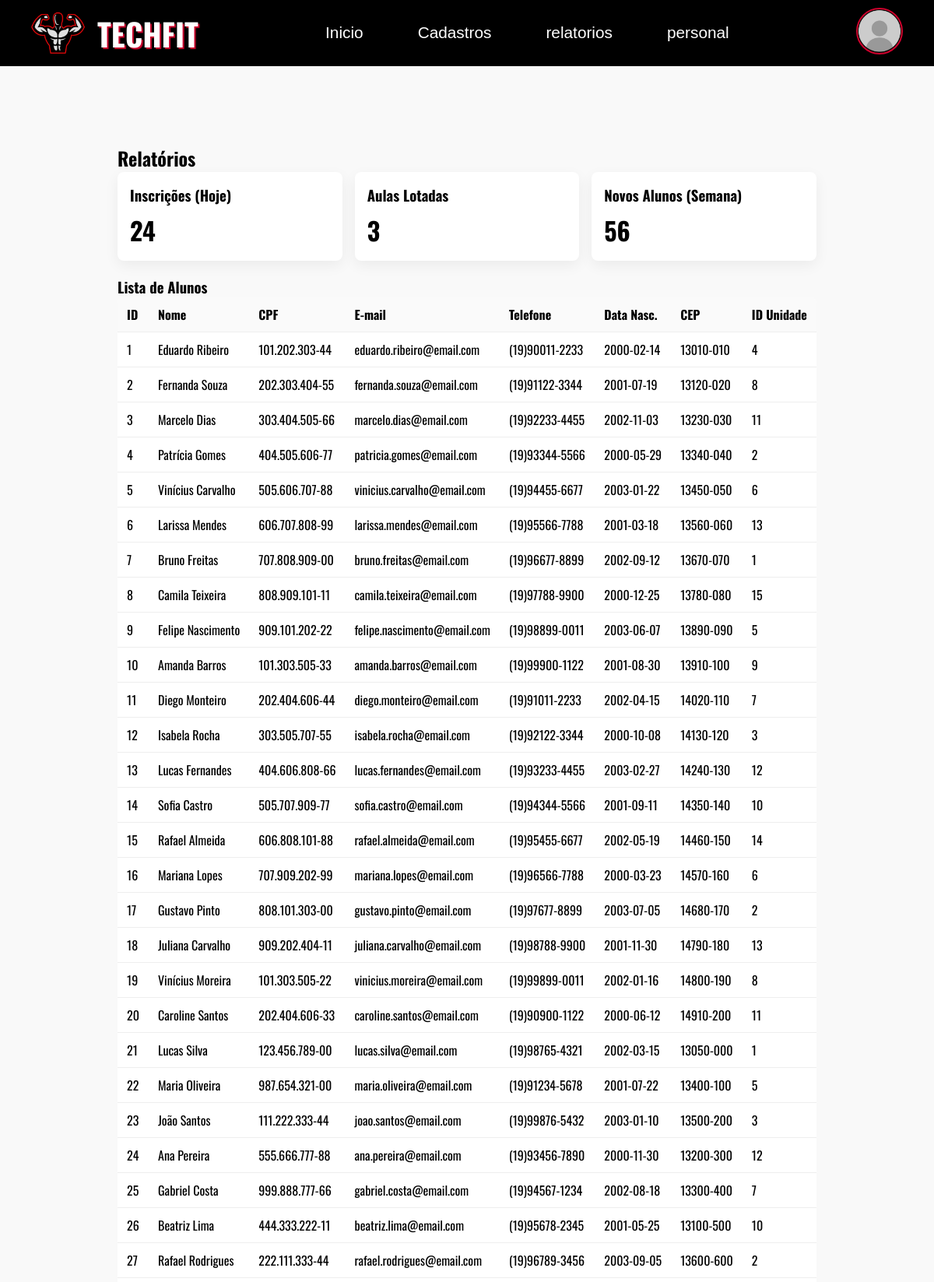
The page /src/Pagina_ADM_Relatorios/index.php (upper part) on the database its author committed.
### tables this page shows
CREATE TABLE Alunos (
	nome_aluno varchar(100) not null,
	cep_aluno varchar(9) not null,
	data_nascimento_aluno date not null,
	cpf_aluno varchar(14) not null,
	telefone_aluno varchar(14) not null,
	email_aluno varchar(50) not null,
	senha_aluno varchar(50) not null,
	id_aluno int not null PRIMARY KEY auto_increment,
	id_unidade int not null,
	CONSTRAINT fk_id_unidade FOREIGN KEY (id_unidade) REFERENCES Unidades (id_unidade)
);

### backend/connection.php (called while the page is built, shortened)
<?php
class Connection {
    private static $instancia = null;
    public static function getInstancia() {
        if(!self::$instancia) {
            try {
                $host = "localhost";
                $user = "root";
                $db = "techfit_academy";
                $password = "senaisp";
                $dns_server = "mysql:host=$host;dbname=$db;charset=utf8";
                self::$instancia = new PDO(
                    $dns_server,
                    $user,
                    $password
                );
                self::$instancia->setAttribute(PDO::ATTR_ERRMODE,PDO::ERRMODE_EXCEPTION);
            }
            catch(PDOException $e) {
                die("ERROR: ". $e->getMessage());
            }
        }
        return self::$instancia;
    }
}
?>

### backend/connTables.php (called while the page is built, shortened)
<?php
require_once "connection.php";
class ConnTables {
    private $conn;
    private String $table;
    public function __construct(String $table)
    {
        $this->conn = Connection::getInstancia();
        $this->table = $table;
    }
    public function select(){
        $stmt = $this->conn->prepare("SELECT * FROM {$this->table}");
        $stmt->execute();
        return $stmt->fetchAll(PDO::FETCH_ASSOC);
    }
    }
?>

### src/Pagina_ADM_Relatorios/index.php (the view, shortened to what this page needs)
<?php
require_once __DIR__ . "\\..\\..\\backend\\connTables.php";
$id = $_GET['id'];
try {
    $alunoTable = new ConnTables("Alunos");
    $alunos = $alunoTable->select();
} catch (\PDOException $e) {
    $alunos = [];
    $erroAlunos = "Erro ao buscar Alunos: " . $e->getMessage();
}
?>
<!DOCTYPE html>
<html lang="pt-br">
<head>
    <link rel="stylesheet" href="style.css">
</head>
<body>
    <header>
        <div class="logo-academia">
            <img src="/Arquivos/LogoTechFit-removebg-preview.png" alt="Logo-Academia">
            <h1>TECHFIT</h1>
        </div>
        <div class="secoes">
            <?php
                include_once __DIR__ . "\\..\\..\\utilitarios\\secaoAdm.php"
            ?>
        </div>
        <div class="func-perfil" id="func-perfil">
            <div class="perfil">
                <img class="botaoPerfil" id="botaoPerfil" src="/Arquivos/perfil-removebg-preview.png" alt="Foto_Perfil">
            </div>
        </div>
    </header>
    <main>
        <div class="container-relatorios">
            <h2>Relatórios</h2>
            <div class="cards">
                <div class="card">
                    <h3>Inscrições (Hoje)</h3>
                    <p class="big">24</p>
                </div>
                <div class="card">
                    <h3>Aulas Lotadas</h3>
                    <p class="big">3</p>
                </div>
                <div class="card">
                    <h3>Novos Alunos (Semana)</h3>
                    <p class="big">56</p>
                </div>
            </div>
            <div class="tabela-rel">
            <h3>Lista de Alunos</h3>
            <?php if (isset($erroAlunos)): ?>
                <p class="error"><?php echo $erroAlunos; ?></p>
            <?php else: ?>
                <table>
                    <thead>
                        <tr>
                            <th>ID</th>
                            <th>Nome</th>
                            <th>CPF</th>
                            <th>E-mail</th>
                            <th>Telefone</th>
                            <th>Data Nasc.</th>
                            <th>CEP</th>
                            <th>ID Unidade</th>
                        </tr>
                    </thead>
                    <tbody>
                        <?php if (!empty($alunos)):
                            foreach ($alunos as $aluno):
                        ?>
                            <tr>
                                <td><?php echo htmlspecialchars($aluno['id_aluno']); ?></td>
                                <td><?php echo htmlspecialchars($aluno['nome_aluno']); ?></td>
                                <td><?php echo htmlspecialchars($aluno['cpf_aluno']); ?></td>
                                <td><?php echo htmlspecialchars($aluno['email_aluno']); ?></td>
                                <td><?php echo htmlspecialchars($aluno['telefone_aluno']); ?></td>
                                <td><?php echo htmlspecialchars($aluno['data_nascimento_aluno']); ?></td>
                                <td><?php echo htmlspecialchars($aluno['cep_aluno']); ?></td>
                                <td><?php echo htmlspecialchars($aluno['id_unidade']); ?></td>
                            </tr>
                        <?php
                            endforeach;
                        else:
                        ?>
                            <tr>
                                <td colspan="8">Nenhum aluno encontrado no banco de dados.</td>
                            </tr>
                        <?php endif; ?>
                    </tbody>
                </table>
            <?php endif; ?>
        </div>
        </div>
    </main>
</body>
</html>

### utilitarios/secaoAdm.php (shortened to what this page needs)
<button onclick="inicioAdm('?id=<?=$id?>')">Inicio</button>
<button onclick="cadastroAdm('?id=<?=$id?>')">Cadastros</button>
<button onclick="relatorios('?id=<?=$id?>')">relatorios</button>
<button onclick="personais('?id=<?=$id?>')">personal</button>

### src/Pagina_ADM_Relatorios/style.css (style rules this page uses)
* { margin: 0; padding: 0; box-sizing: border-box; }
html { font-size: 16px; }
body { font-family: "Oswald", sans-serif; display: flex; flex-direction: column; min-height: 100vh; background-color: #f9f9f9; }
main { flex-grow: 1; display: flex; flex-direction: row; }
header { background-color: black; width: 100%; color: white; display: flex; align-items: center; justify-content: space-between; padding: 10px 40px; }
.logo-academia { display: flex; align-items: center; gap: 15px; }
.logo-academia img { width: 70px; height: auto; }
header h1 { font-size: 2.5rem; text-shadow: 2px 2px 1px #ce002d; }
.secoes { display: flex; gap: 60px; }
.secoes > button { font-size: 1.3rem; color: white; background-color: transparent; border: none; border-bottom: 2px solid transparent; cursor: pointer; padding: 10px 5px; transition: transform 0.3s ease, border-color 0.3s ease; }
.func-perfil { position: relative; }
.perfil img { width: 60px; height: 60px; border-radius: 50%; cursor: pointer; border: 2px solid #ce002d; }
.container-relatorios { padding: 100px 24px 40px; max-width: 1100px; margin: 0 auto; }
.cards { display: flex; gap: 16px; margin-bottom: 20px; }
.card { background: #fff; padding: 16px; border-radius: 8px; box-shadow: 0 6px 18px rgba(0, 0, 0, 0.06); flex: 1; }
.card .big { font-size: 2rem; font-weight: 700; margin-top: 8px; }
.tabela-rel table { width: 100%; border-collapse: collapse; background: #fff; border-radius: 8px; overflow: hidden; }
.tabela-rel th, .tabela-rel td { padding: 10px 12px; border-bottom: 1px solid #eee; text-align: left; }
.tabela-rel thead { background: #fafafa; }

### rows shown on the page
alunos: id_aluno "1", nome_aluno "Eduardo Ribeiro", cpf_aluno "101.202.303-44", email_aluno "eduardo.ribeiro@email.com", telefone_aluno "(19)90011-2233", data_nascimento_aluno "2000-02-14", cep_aluno "13010-010", id_unidade "4"
alunos: id_aluno "2", nome_aluno "Fernanda Souza", cpf_aluno "202.303.404-55", email_aluno "fernanda.souza@email.com", telefone_aluno "(19)91122-3344", data_nascimento_aluno "2001-07-19", cep_aluno "13120-020", id_unidade "8"
alunos: id_aluno "3", nome_aluno "Marcelo Dias", cpf_aluno "303.404.505-66", email_aluno "marcelo.dias@email.com", telefone_aluno "(19)92233-4455", data_nascimento_aluno "2002-11-03", cep_aluno "13230-030", id_unidade "11"
alunos: id_aluno "4", nome_aluno "Patrícia Gomes", cpf_aluno "404.505.606-77", email_aluno "patricia.gomes@email.com", telefone_aluno "(19)93344-5566", data_nascimento_aluno "2000-05-29", cep_aluno "13340-040", id_unidade "2"
alunos: id_aluno "5", nome_aluno "Vinícius Carvalho", cpf_aluno "505.606.707-88", email_aluno "vinicius.carvalho@email.com", telefone_aluno "(19)94455-6677", data_nascimento_aluno "2003-01-22", cep_aluno "13450-050", id_unidade "6"
alunos: id_aluno "6", nome_aluno "Larissa Mendes", cpf_aluno "606.707.808-99", email_aluno "larissa.mendes@email.com", telefone_aluno "(19)95566-7788", data_nascimento_aluno "2001-03-18", cep_aluno "13560-060", id_unidade "13"
alunos: id_aluno "7", nome_aluno "Bruno Freitas", cpf_aluno "707.808.909-00", email_aluno "bruno.freitas@email.com", telefone_aluno "(19)96677-8899", data_nascimento_aluno "2002-09-12", cep_aluno "13670-070", id_unidade "1"
alunos: id_aluno "8", nome_aluno "Camila Teixeira", cpf_aluno "808.909.101-11", email_aluno "camila.teixeira@email.com", telefone_aluno "(19)97788-9900", data_nascimento_aluno "2000-12-25", cep_aluno "13780-080", id_unidade "15"
alunos: id_aluno "9", nome_aluno "Felipe Nascimento", cpf_aluno "909.101.202-22", email_aluno "felipe.nascimento@email.com", telefone_aluno "(19)98899-0011", data_nascimento_aluno "2003-06-07", cep_aluno "13890-090", id_unidade "5"
alunos: id_aluno "10", nome_aluno "Amanda Barros", cpf_aluno "101.303.505-33", email_aluno "amanda.barros@email.com", telefone_aluno "(19)99900-1122", data_nascimento_aluno "2001-08-30", cep_aluno "13910-100", id_unidade "9"
alunos: id_aluno "11", nome_aluno "Diego Monteiro", cpf_aluno "202.404.606-44", email_aluno "diego.monteiro@email.com", telefone_aluno "(19)91011-2233", data_nascimento_aluno "2002-04-15", cep_aluno "14020-110", id_unidade "7"
alunos: id_aluno "12", nome_aluno "Isabela Rocha", cpf_aluno "303.505.707-55", email_aluno "isabela.rocha@email.com", telefone_aluno "(19)92122-3344", data_nascimento_aluno "2000-10-08", cep_aluno "14130-120", id_unidade "3"
alunos: id_aluno "13", nome_aluno "Lucas Fernandes", cpf_aluno "404.606.808-66", email_aluno "lucas.fernandes@email.com", telefone_aluno "(19)93233-4455", data_nascimento_aluno "2003-02-27", cep_aluno "14240-130", id_unidade "12"
alunos: id_aluno "14", nome_aluno "Sofia Castro", cpf_aluno "505.707.909-77", email_aluno "sofia.castro@email.com", telefone_aluno "(19)94344-5566", data_nascimento_aluno "2001-09-11", cep_aluno "14350-140", id_unidade "10"
alunos: id_aluno "15", nome_aluno "Rafael Almeida", cpf_aluno "606.808.101-88", email_aluno "rafael.almeida@email.com", telefone_aluno "(19)95455-6677", data_nascimento_aluno "2002-05-19", cep_aluno "14460-150", id_unidade "14"
alunos: id_aluno "16", nome_aluno "Mariana Lopes", cpf_aluno "707.909.202-99", email_aluno "mariana.lopes@email.com", telefone_aluno "(19)96566-7788", data_nascimento_aluno "2000-03-23", cep_aluno "14570-160", id_unidade "6"
alunos: id_aluno "17", nome_aluno "Gustavo Pinto", cpf_aluno "808.101.303-00", email_aluno "gustavo.pinto@email.com", telefone_aluno "(19)97677-8899", data_nascimento_aluno "2003-07-05", cep_aluno "14680-170", id_unidade "2"
alunos: id_aluno "18", nome_aluno "Juliana Carvalho", cpf_aluno "909.202.404-11", email_aluno "juliana.carvalho@email.com", telefone_aluno "(19)98788-9900", data_nascimento_aluno "2001-11-30", cep_aluno "14790-180", id_unidade "13"
alunos: id_aluno "19", nome_aluno "Vinícius Moreira", cpf_aluno "101.303.505-22", email_aluno "vinicius.moreira@email.com", telefone_aluno "(19)99899-0011", data_nascimento_aluno "2002-01-16", cep_aluno "14800-190", id_unidade "8"
alunos: id_aluno "20", nome_aluno "Caroline Santos", cpf_aluno "202.404.606-33", email_aluno "caroline.santos@email.com", telefone_aluno "(19)90900-1122", data_nascimento_aluno "2000-06-12", cep_aluno "14910-200", id_unidade "11"
alunos: id_aluno "21", nome_aluno "Lucas Silva", cpf_aluno "123.456.789-00", email_aluno "lucas.silva@email.com", telefone_aluno "(19)98765-4321", data_nascimento_aluno "2002-03-15", cep_aluno "13050-000", id_unidade "1"
alunos: id_aluno "22", nome_aluno "Maria Oliveira", cpf_aluno "987.654.321-00", email_aluno "maria.oliveira@email.com", telefone_aluno "(19)91234-5678", data_nascimento_aluno "2001-07-22", cep_aluno "13400-100", id_unidade "5"
alunos: id_aluno "23", nome_aluno "João Santos", cpf_aluno "111.222.333-44", email_aluno "joao.santos@email.com", telefone_aluno "(19)99876-5432", data_nascimento_aluno "2003-01-10", cep_aluno "13500-200", id_unidade "3"
alunos: id_aluno "24", nome_aluno "Ana Pereira", cpf_aluno "555.666.777-88", email_aluno "ana.pereira@email.com", telefone_aluno "(19)93456-7890", data_nascimento_aluno "2000-11-30", cep_aluno "13200-300", id_unidade "12"
alunos: id_aluno "25", nome_aluno "Gabriel Costa", cpf_aluno "999.888.777-66", email_aluno "gabriel.costa@email.com", telefone_aluno "(19)94567-1234", data_nascimento_aluno "2002-08-18", cep_aluno "13300-400", id_unidade "7"
alunos: id_aluno "26", nome_aluno "Beatriz Lima", cpf_aluno "444.333.222-11", email_aluno "beatriz.lima@email.com", telefone_aluno "(19)95678-2345", data_nascimento_aluno "2001-05-25", cep_aluno "13100-500", id_unidade "10"
alunos: id_aluno "27", nome_aluno "Rafael Rodrigues", cpf_aluno "222.111.333-44", email_aluno "rafael.rodrigues@email.com", telefone_aluno "(19)96789-3456", data_nascimento_aluno "2003-09-05", cep_aluno "13600-600", id_unidade "2"
